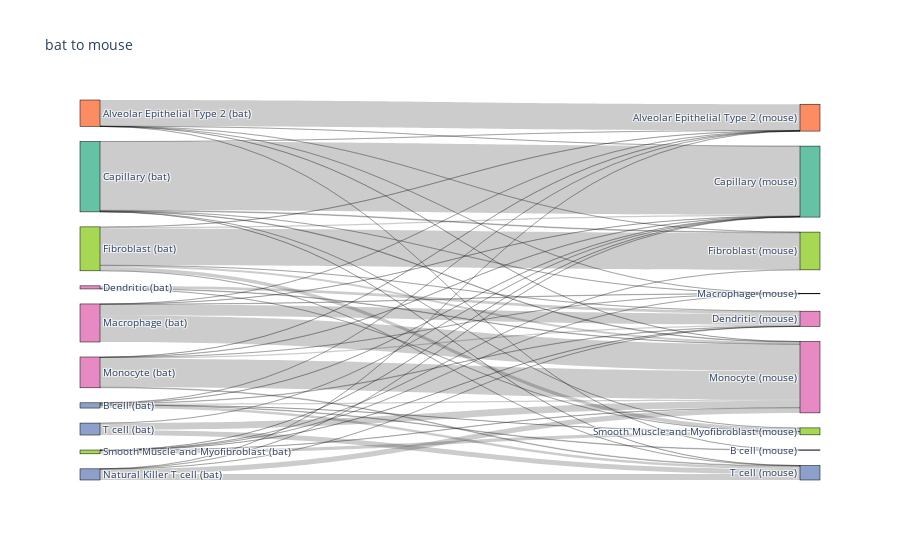
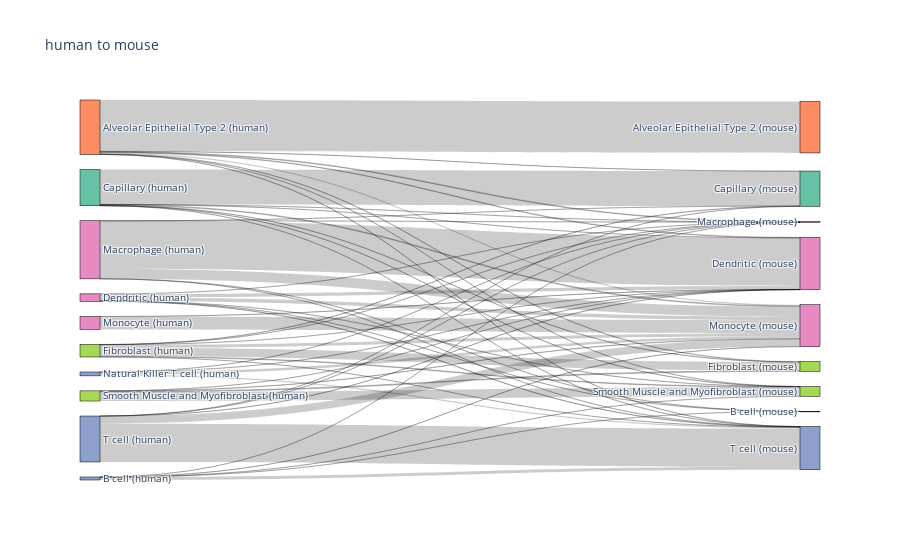
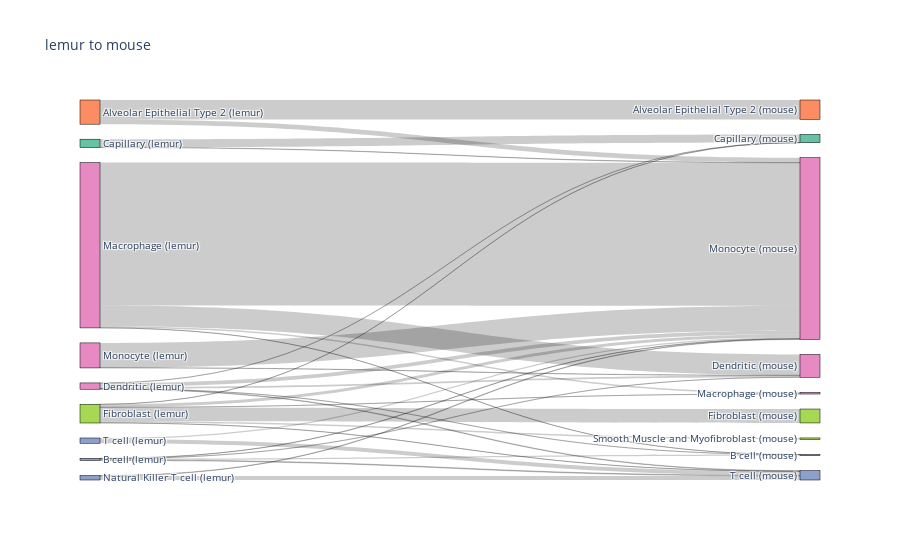
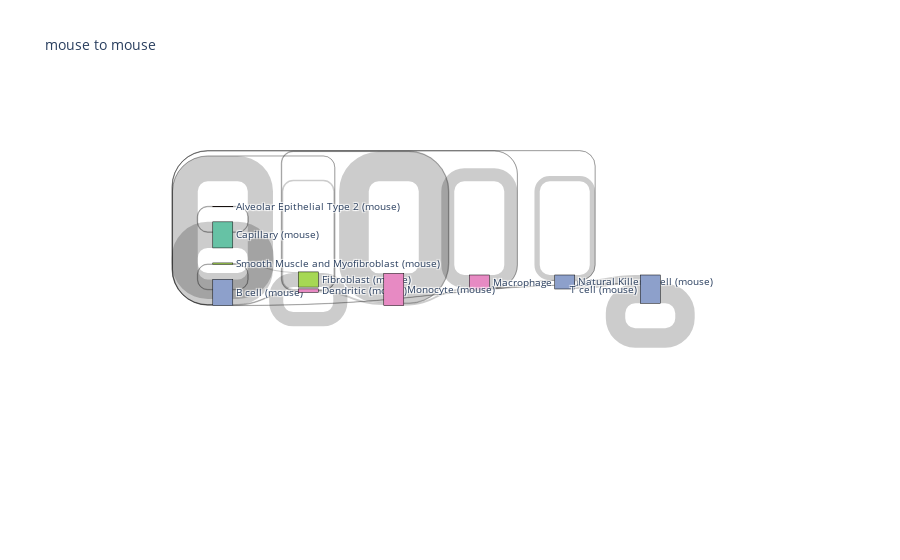

The code cell stored with these charts, in order, in its notebook:
### Code cell
for species, df in predicted_cells.groupby("species"):
    prediction_counts = make_prediction_counts(
        df,
        "groundtruth_celltype",
        "predicted_celltype",
        query=species,
        database="mouse",
    )
    prediction_counts = prediction_counts.sort_values(["ground_truth", "prediction"])

    category_colors = get_celltype_colors(prediction_counts)

    sankey_fig = genSankey(
        prediction_counts,
        cat_cols=["ground_truth", "prediction"],
        node_colors=category_colors,
        value_cols="n_cells",
        title=f"{species} to mouse",
    )
    sankey_fig
    # creating the sankey diagram

    # plotly.offline.plot(sankey_fig, validate=False)

    fig = go.Figure(sankey_fig)
    fig.update_layout(width=300)

    fig.show()

    fig.write_image(os.path.join(figure_folder, f"celltype__{species}.png"), width=650, height=400)

### Figure 1 — Plotly figure (JSON) as saved in the notebook; plotly's stock layout.template omitted (floating-point values rounded to 4 significant figures)
{"data": [{"link": {"source": [0, 0, 0, 0, 0, 0, 1, 1, 1, 1, 1, 1, 1, 2, 2, 2, 2, 2, 2, 2, 3, 3, 3, 4, 4, 4, 4, 4, 4, 4, 5, 5, 5, 5, 5, 6, 6, 6, 6, 6, 6, 7, 7, 7, 7, 7, 8, 8, 8, 8, 8, 8, 9, 9, 9], "target": [10, 11, 12, 14, 15, 16, 10, 11, 12, 13, 16, 17, 18, 10, 12, 14, 15, 16, 17, 18, 13, 16, 17, 10, 12, 13, 14, 16, 17, 18, 10, 12, 13, 15, 16, 10, 12, 13, 15, 16, 18, 10, 12, 13, 16, 18, 12, 13, 14, 15, 16, 17, 12, 16, 18], "value": [824, 1, 2, 2, 1, 2, 2, 18, 9, 14, 39, 1, 82, 4, 2159, 23, 3, 17, 4, 4, 81, 16, 1, 8, 39, 1, 1160, 59, 110, 5, 2, 3, 345, 10, 836, 4, 11, 37, 1, 895, 21, 1, 5, 2, 158, 185, 3, 1, 3, 1, 9, 103, 1, 215, 160]}, "node": {"color": ["#fc8d62", "#8da0cb", "#66c2a5", "#e78ac3", "#a6d854", "#e78ac3", "#e78ac3", "#8da0cb", "#a6d854", "#8da0cb", "#fc8d62", "#8da0cb", "#66c2a5", "#e78ac3", "#a6d854", "#e78ac3", "#e78ac3", "#a6d854", "#8da0cb"], "label": ["Alveolar Epithelial Type 2 (bat)", "B cell (bat)", "Capillary (bat)", "Dendritic (bat)", "Fibroblast (bat)", "Macrophage (bat)", "Monocyte (bat)", "Natural Killer T cell (bat)", "Smooth Muscle and Myofibroblast (bat)", "T cell (bat)", "Alveolar Epithelial Type 2 (mouse)", "B cell (mouse)", "Capillary (mouse)", "Dendritic (mouse)", "Fibroblast (mouse)", "Macrophage (mouse)", "Monocyte (mouse)", "Smooth Muscle and Myofibroblast (mouse)", "T cell (mouse)"], "line": {"color": "black", "width": 0.5}, "pad": 15, "thickness": 20}, "type": "sankey"}], "layout": {"autosize": true, "font": {"size": 10}, "title": {"text": "bat to mouse"}}}

### Figure 2 — Plotly figure (JSON) as saved in the notebook; plotly's stock layout.template omitted (floating-point values rounded to 4 significant figures)
{"data": [{"link": {"source": [0, 0, 0, 0, 0, 0, 0, 0, 1, 1, 1, 1, 1, 2, 2, 2, 2, 2, 2, 2, 3, 3, 3, 3, 3, 3, 4, 4, 4, 4, 4, 4, 4, 5, 5, 5, 5, 5, 5, 6, 6, 7, 7, 7, 7, 8, 8, 8, 8, 9, 9, 9, 9, 9], "target": [10, 12, 13, 14, 15, 16, 17, 18, 11, 15, 16, 17, 18, 12, 13, 14, 15, 16, 17, 18, 11, 13, 15, 16, 17, 18, 12, 13, 14, 15, 16, 17, 18, 11, 12, 13, 15, 16, 18, 13, 16, 13, 15, 16, 18, 13, 14, 16, 17, 12, 13, 15, 16, 18], "value": [2966, 6, 30, 19, 40, 73, 6, 10, 3, 1, 4, 2, 164, 2016, 3, 11, 6, 46, 6, 5, 1, 200, 9, 202, 2, 24, 13, 6, 487, 1, 177, 39, 2, 1, 2, 2771, 1, 578, 3, 5, 747, 2, 1, 146, 75, 1, 48, 20, 518, 1, 3, 1, 434, 2216]}, "node": {"color": ["#fc8d62", "#8da0cb", "#66c2a5", "#e78ac3", "#a6d854", "#e78ac3", "#e78ac3", "#8da0cb", "#a6d854", "#8da0cb", "#fc8d62", "#8da0cb", "#66c2a5", "#e78ac3", "#a6d854", "#e78ac3", "#e78ac3", "#a6d854", "#8da0cb"], "label": ["Alveolar Epithelial Type 2 (human)", "B cell (human)", "Capillary (human)", "Dendritic (human)", "Fibroblast (human)", "Macrophage (human)", "Monocyte (human)", "Natural Killer T cell (human)", "Smooth Muscle and Myofibroblast (human)", "T cell (human)", "Alveolar Epithelial Type 2 (mouse)", "B cell (mouse)", "Capillary (mouse)", "Dendritic (mouse)", "Fibroblast (mouse)", "Macrophage (mouse)", "Monocyte (mouse)", "Smooth Muscle and Myofibroblast (mouse)", "T cell (mouse)"], "line": {"color": "black", "width": 0.5}, "pad": 15, "thickness": 20}, "type": "sankey"}], "layout": {"autosize": true, "font": {"size": 10}, "title": {"text": "human to mouse"}}}

### Figure 3 — Plotly figure (JSON) as saved in the notebook; plotly's stock layout.template omitted (floating-point values rounded to 4 significant figures)
{"data": [{"link": {"source": [0, 0, 1, 1, 1, 1, 2, 2, 3, 3, 3, 3, 3, 4, 4, 4, 4, 4, 4, 5, 5, 5, 5, 6, 6, 7, 7, 8, 8], "target": [9, 15, 10, 12, 15, 17, 11, 15, 10, 11, 12, 15, 17, 11, 13, 14, 15, 16, 17, 10, 12, 14, 15, 12, 15, 15, 17, 15, 17], "value": [425, 105, 23, 3, 8, 16, 177, 7, 1, 3, 38, 84, 12, 2, 305, 3, 64, 34, 3, 1, 456, 34, 3130, 5, 543, 11, 87, 28, 87]}, "node": {"color": ["#fc8d62", "#8da0cb", "#66c2a5", "#e78ac3", "#a6d854", "#e78ac3", "#e78ac3", "#8da0cb", "#8da0cb", "#fc8d62", "#8da0cb", "#66c2a5", "#e78ac3", "#a6d854", "#e78ac3", "#e78ac3", "#a6d854", "#8da0cb"], "label": ["Alveolar Epithelial Type 2 (lemur)", "B cell (lemur)", "Capillary (lemur)", "Dendritic (lemur)", "Fibroblast (lemur)", "Macrophage (lemur)", "Monocyte (lemur)", "Natural Killer T cell (lemur)", "T cell (lemur)", "Alveolar Epithelial Type 2 (mouse)", "B cell (mouse)", "Capillary (mouse)", "Dendritic (mouse)", "Fibroblast (mouse)", "Macrophage (mouse)", "Monocyte (mouse)", "Smooth Muscle and Myofibroblast (mouse)", "T cell (mouse)"], "line": {"color": "black", "width": 0.5}, "pad": 15, "thickness": 20}, "type": "sankey"}], "layout": {"autosize": true, "font": {"size": 10}, "title": {"text": "lemur to mouse"}}}

### Figure 4 — Plotly figure (JSON) as saved in the notebook; plotly's stock layout.template omitted (floating-point values rounded to 4 significant figures)
{"data": [{"link": {"source": [0, 1, 1, 1, 2, 3, 3, 3, 4, 5, 5, 5, 6, 6, 6, 7, 7, 7, 8, 8, 9], "target": [0, 1, 3, 9, 2, 1, 3, 6, 4, 1, 5, 7, 3, 5, 6, 1, 7, 9, 4, 8, 9], "value": [4, 171, 5, 2, 177, 1, 10, 13, 96, 2, 88, 1, 4, 14, 201, 1, 36, 58, 7, 3, 132]}, "node": {"color": ["#fc8d62", "#8da0cb", "#66c2a5", "#e78ac3", "#a6d854", "#e78ac3", "#e78ac3", "#8da0cb", "#a6d854", "#8da0cb", "#fc8d62", "#8da0cb", "#66c2a5", "#e78ac3", "#a6d854", "#e78ac3", "#e78ac3", "#8da0cb", "#a6d854", "#8da0cb"], "label": ["Alveolar Epithelial Type 2 (mouse)", "B cell (mouse)", "Capillary (mouse)", "Dendritic (mouse)", "Fibroblast (mouse)", "Macrophage (mouse)", "Monocyte (mouse)", "Natural Killer T cell (mouse)", "Smooth Muscle and Myofibroblast (mouse)", "T cell (mouse)"], "line": {"color": "black", "width": 0.5}, "pad": 15, "thickness": 20}, "type": "sankey"}], "layout": {"autosize": true, "font": {"size": 10}, "title": {"text": "mouse to mouse"}}}
